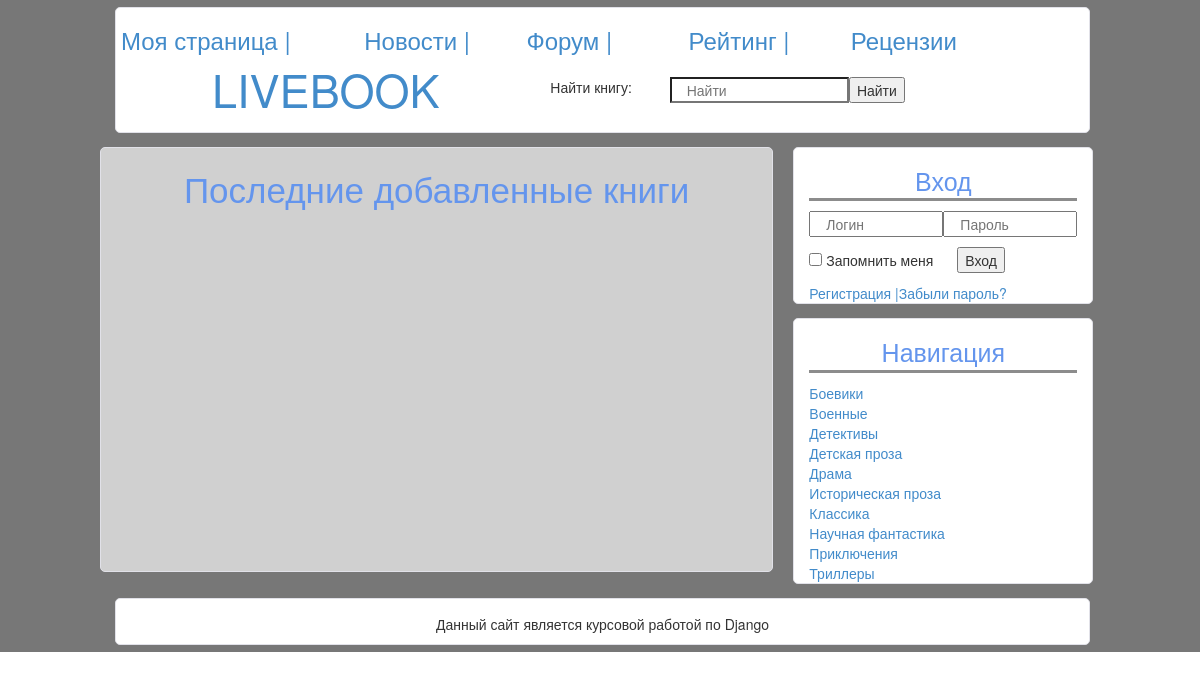
The app's page /, older data.
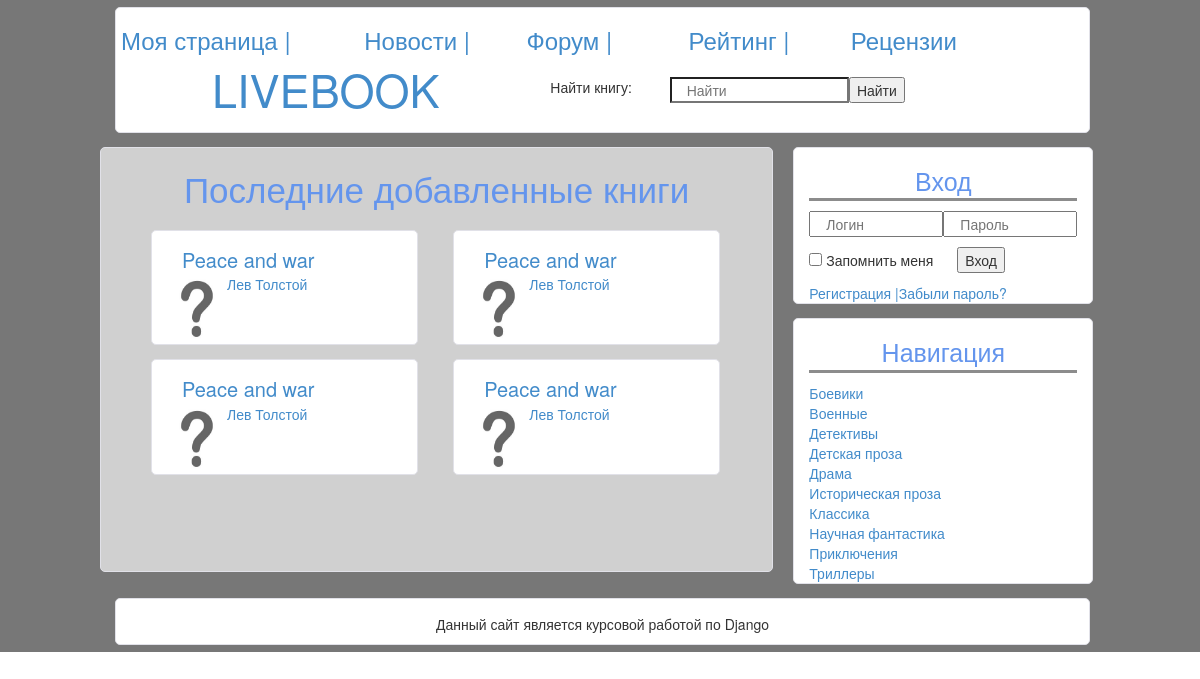
The same page, newer data.
### Livebook/models.py (models this page shows)
class Book(models.Model):
    name = models.TextField()
    author = models.ForeignKey(Author)
    date = models.IntegerField()
    publishing = models.CharField(max_length=255)
    genres = models.ManyToManyField(Genre)
    cover = models.ImageField(upload_to="books/covers")
    annotation = models.TextField()

class Author(models.Model):
    name = models.TextField()
    biography = models.TextField()

### Livebook/views.py (the view)
# urls.py: url(r'^$', 'index', name='index'),
def index(request):
    return render(
        request,
        "Livebook/index.html",
        {
            "books": Book.objects.all()[:4]
        }
    )

### Livebook/templates/Livebook/index.html (shortened to what this page needs)
{% extends 'Livebook/base.html' %}
{% block content %}
    <div class="row">
        <p class="title">Последние добавленные книги</p></div>
    {% for book in books %}
        <div class="col-md-5 jumbotron-white book">
            <div class="row">
                <a class="book-title" href="{% url 'book'  book.id %}">{{ book.name }}</a>
            </div>
            <img src="../../static/img/disk000.jpg" class="cover">
            <a>{{ book.author.name }}</a>
        </div>
    {% endfor %}
{% endblock %}

Row changes from the older to the newer data that the page shows:
added Book: name "Peace and war", author.name "Лев Толстой"
added Book: name "Peace and war", author.name "Лев Толстой"
added Book: name "Peace and war", author.name "Лев Толстой"
added Book: name "Peace and war", author.name "Лев Толстой"
